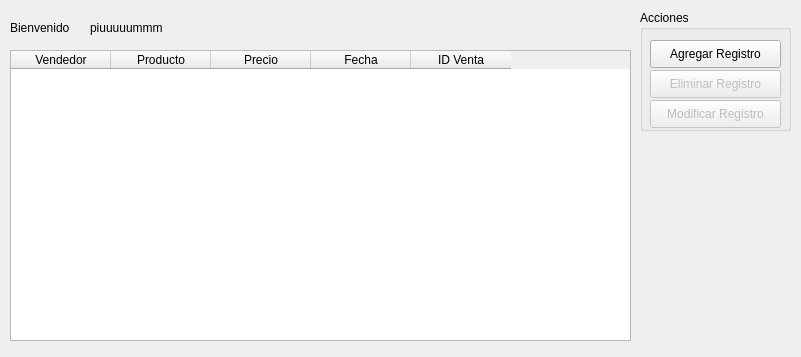
<?xml version="1.0" encoding="UTF-8"?>
<ui version="4.0">
 <class>widget</class>
 <widget class="QWidget" name="widget">
  <property name="geometry">
   <rect>
    <x>0</x>
    <y>0</y>
    <width>801</width>
    <height>357</height>
   </rect>
  </property>
  <property name="windowTitle">
   <string>Listado de ventas</string>
  </property>
  <widget class="QPushButton" name="btnalta">
   <property name="geometry">
    <rect>
     <x>650</x>
     <y>40</y>
     <width>131</width>
     <height>28</height>
    </rect>
   </property>
   <property name="text">
    <string>Agregar Registro</string>
   </property>
  </widget>
  <widget class="QPushButton" name="btnEliminarReg">
   <property name="enabled">
    <bool>false</bool>
   </property>
   <property name="geometry">
    <rect>
     <x>650</x>
     <y>70</y>
     <width>131</width>
     <height>28</height>
    </rect>
   </property>
   <property name="styleSheet">
    <string notr="true"/>
   </property>
   <property name="text">
    <string>Eliminar Registro</string>
   </property>
   <property name="default">
    <bool>false</bool>
   </property>
   <property name="flat">
    <bool>false</bool>
   </property>
  </widget>
  <widget class="QPushButton" name="btnModificarReg">
   <property name="enabled">
    <bool>false</bool>
   </property>
   <property name="geometry">
    <rect>
     <x>650</x>
     <y>100</y>
     <width>131</width>
     <height>28</height>
    </rect>
   </property>
   <property name="text">
    <string>Modificar Registro</string>
   </property>
  </widget>
  <widget class="QGroupBox" name="groupBox_2">
   <property name="geometry">
    <rect>
     <x>640</x>
     <y>10</y>
     <width>151</width>
     <height>121</height>
    </rect>
   </property>
   <property name="title">
    <string>Acciones</string>
   </property>
  </widget>
  <widget class="QLabel" name="label">
   <property name="geometry">
    <rect>
     <x>10</x>
     <y>20</y>
     <width>71</width>
     <height>16</height>
    </rect>
   </property>
   <property name="text">
    <string>Bienvenido</string>
   </property>
  </widget>
  <widget class="QLabel" name="lbluser">
   <property name="geometry">
    <rect>
     <x>90</x>
     <y>20</y>
     <width>521</width>
     <height>16</height>
    </rect>
   </property>
   <property name="text">
    <string>piuuuuummm</string>
   </property>
  </widget>
  <widget class="QTableWidget" name="tbventas">
   <property name="enabled">
    <bool>true</bool>
   </property>
   <property name="geometry">
    <rect>
     <x>10</x>
     <y>50</y>
     <width>621</width>
     <height>291</height>
    </rect>
   </property>
   <property name="editTriggers">
    <set>QAbstractItemView::NoEditTriggers</set>
   </property>
   <property name="tabKeyNavigation">
    <bool>true</bool>
   </property>
   <property name="dragDropOverwriteMode">
    <bool>false</bool>
   </property>
   <property name="defaultDropAction">
    <enum>Qt::IgnoreAction</enum>
   </property>
   <property name="alternatingRowColors">
    <bool>true</bool>
   </property>
   <property name="selectionMode">
    <enum>QAbstractItemView::SingleSelection</enum>
   </property>
   <property name="selectionBehavior">
    <enum>QAbstractItemView::SelectRows</enum>
   </property>
   <property name="sortingEnabled">
    <bool>true</bool>
   </property>
   <column>
    <property name="text">
     <string>Vendedor</string>
    </property>
   </column>
   <column>
    <property name="text">
     <string>Producto</string>
    </property>
   </column>
   <column>
    <property name="text">
     <string>Precio</string>
    </property>
   </column>
   <column>
    <property name="text">
     <string>Fecha</string>
    </property>
   </column>
   <column>
    <property name="text">
     <string>ID Venta</string>
    </property>
   </column>
  </widget>
  <zorder>groupBox_2</zorder>
  <zorder>btnalta</zorder>
  <zorder>btnEliminarReg</zorder>
  <zorder>btnModificarReg</zorder>
  <zorder>label</zorder>
  <zorder>lbluser</zorder>
  <zorder>tbventas</zorder>
 </widget>
 <resources/>
 <connections/>
</ui>
